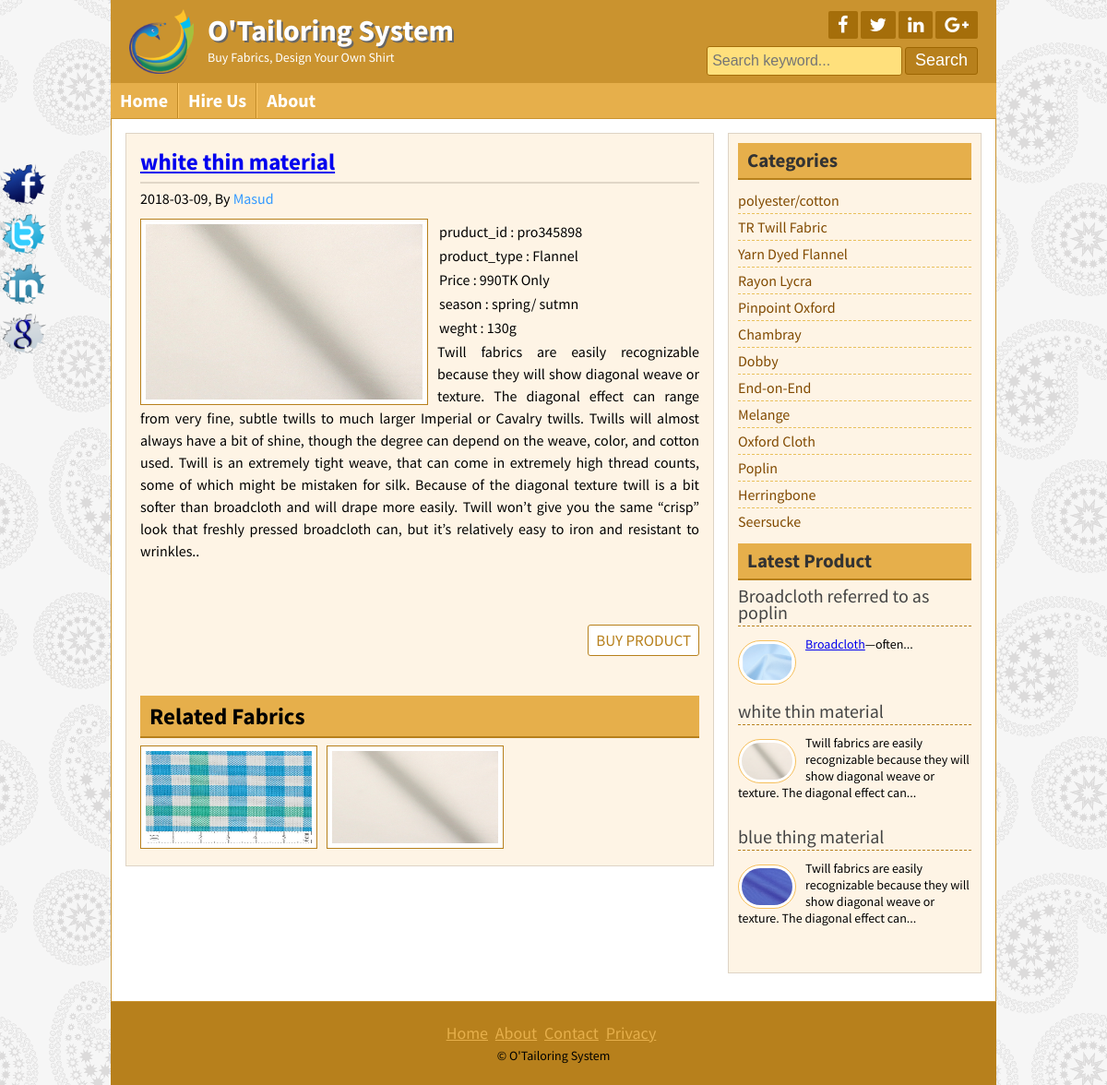
Page /post.php?product_id=pro345898 on the committed database.
### tables this page shows
CREATE TABLE `product` (
  `product_id` varchar(50) NOT NULL,
  `product_typeid` varchar(50) NOT NULL,
  `title` varchar(255) NOT NULL,
  `price` float NOT NULL,
  `body` text NOT NULL,
  `image` varchar(255) NOT NULL,
  `author` varchar(50) NOT NULL,
  `tags` varchar(255) NOT NULL,
  `ddate` date NOT NULL,
  `Season` varchar(50) NOT NULL,
  `weight` int(11) NOT NULL
);

CREATE TABLE `product_type` (
  `product_typeid` varchar(50) NOT NULL,
  `cid` int(11) NOT NULL,
  `product_type` varchar(100) NOT NULL
);

CREATE TABLE `catagory` (
  `catid` int(11) NOT NULL,
  `name` varchar(50) NOT NULL
);

### lib/Database.php (called while the page is built, shortened)
<?php
Class Database{
	public $host   = DB_HOST;
	public $user   = DB_USER;
	public $pass   = DB_PASS;
	public $dbname = DB_NAME;
	public $link;
	private function connectDB(){
	$this->link = new mysqli($this->host, $this->user, $this->pass, $this->dbname);
 }
	public function select($query){
		$result = $this->link->query($query) or die($this->link->error.__LINE__);
		if($result->num_rows > 0){
			return $result;
		} else {
			return false;
		}
	}
}

### helpers/format.php (called while the page is built, shortened)
<?php
class format{
     public function textShorten($text, $limit = 400)
    {
      $text = $text." ";
      $text =  substr($text, 0, $limit);
      $text = substr($text, 0, strrpos($text, ' '));
      $text = $text."...";
      return $text;
    }
}
 ?>

### post.php (the view)
<?php include "inc/header.php";?>
<?php
	if (!isset($_GET['product_id']) || $_GET['product_id'] == NULL)  {
		header("Location:404.php");
	}else{
		$product_id= $_GET['product_id'];
	}
 ?>
	<div class="contentsection contemplete clear">
		<div class="maincontent clear">
			<div class="about">
				<?php
						$query= "SELECT product.*, product_type.product_type, name
									FROM product, product_type, catagory
									WHERE product.product_typeid=product_type.product_typeid
									and product_type.cid=catagory.catid
									and product_id= '$product_id'";
						$post= $db->select($query);
						if ($post) {
							while ($result= $post->fetch_assoc()) {
					?>
				<h2><a href="post.php?product_id=<?php echo $result['product_id']; ?>"><?php echo $result['title']; ?></a></h2>
				<h4><?php echo $result['ddate']; ?>, By <a href="#"><?php echo $result['author']; ?></a></h4>
				<img src="admin/<?php echo $result['image']; ?>" alt="post image"/>
				 <table class="table-bordered">
					<tr>
						<td> <?php echo "pruduct_id  : ".$result['product_id'] ?></td></tr>
						<tr><td> <?php echo "product_type : ".$result['product_type'] ?></td></tr>
						<tr><td> <?php echo "Price : ".$result['price'].'TK Only' ?></td></tr>
						<tr><td> <?php echo "season : ".$result['Season'] ?></td></tr>
						<tr><td> <?php echo "weght : ".$result['weight']."g" ?></td></tr>
				</table>
				<?php echo $result['body'] ?> <br> <br> <br>
				<div class="readmore clear">
					<a href="contact.php?product_id=<?php echo $result['product_id']; ?>">BUY PRODUCT</a>
				</div> <br> <br> <br>
				<?php
				$product_typeid= $result['product_typeid'];
				?>
				<?php } ?>
				<div class="relatedpost clear">
					<h2>Related Fabrics</h2>
					<?php
						$queryrelated= "select * from product where product_typeid = '$product_typeid' order by product_id desc";
						$relatedpost= $db->select($queryrelated);
						if ($relatedpost) {
							while ($rresult= $relatedpost->fetch_assoc()) {
					?>
					<a href="post.php?product_id=<?php echo $rresult['product_id']; ?>"><img src="admin/<?php echo $rresult['image']; ?>" alt="post image"/></a>
					<?php } }  else {
						echo 'No Related Post Available';
					}
					?>
				</div>
				<?php }  else { header("Location:404.php");  } ?>
	</div>
		</div>
<?php include "inc/sidebar.php";?>
	</div>
<?php include "inc/footer.php";?>

### inc/sidebar.php
<div class="sidebar clear">
	<div class="samesidebar clear">
		<h2>Categories</h2>
		<ul>
		<?php
			$query= "select * from catagory";
			$post= $db->select($query);
			if ($post) {
				while ($result= $post->fetch_assoc()) {
				?>
				<li><a href="posts.php?catid=<?php echo $result['catid'] ;?>"><?php echo $result['name']; ?></a></li>
				<?php } } ?>
			</ul>
	</div>
	<div class="samesidebar clear">
		<marquee><h2>Latest Product</h2></marquee>
			<?php
				$query= "select * from product limit 3";
				$post= $db->select($query);
				if ($post) {
					while ($result= $post->fetch_assoc()) {
					 ?>
			<div class="popular clear">
				<h3><a href="post.php?product_id=<?php echo $result['product_id'] ?>"><?php echo $result['title'];?></a></h3>
				<a href="post.php?product_id=<?php echo $result['product_id'] ?>"><img src="admin/<?php echo $result['image']; ?>" alt="post image"/></a>
				<p><?php echo $fm->textShorten($result['body'],120); ?></p>
			</div>
			<?php } } else { header("Location:404.php");  } ?>
	</div>
</div>

### style.css (style rules this page uses)
* { margin:0;padding:0;outline:0 }
body { font-family: 'Source Sans Pro', sans-serif;font-size:14px;line-height:18px;color:#000;background:url(images/bg.png)repeat fixed 0 0 #fff; }
.contemplete { margin: 0 auto; width: 928px; }
.clear { overflow:hidden; }
.contentsection { background: #ffffff none repeat scroll 0 0; border: 1px solid #ca932f; padding: 15px; }
.maincontent { background: #fef4e5 none repeat scroll 0 0; border: 1px solid #ded4c5; float: left; margin: 0 15px 15px 0; padding: 8px 15px; width: 606px; }
.about { font-size: 16px; line-height: 24px; text-align: justify; }
.about img { background: #fff none repeat scroll 0 0; border: 1px solid #b7801c; float: left; height: 190px; margin-right: 10px; padding: 5px; width: 300px; }
.about p { font-size: 16px; line-height: 24px; margin-bottom: 10px; text-align: justify; }
.relatedpost h2 { background: #e6af4b none repeat scroll 0 0; border-bottom: 2px solid #b7801c !important; color: #000 !important; margin-bottom: 8px !important; margin-top: 15px; padding-left: 10px !important; }
.relatedpost img { height: 100px; margin-bottom: 10px; width: 180px; }
.samepost h2, .about h2 { border-bottom: 2px solid #e0d6c7; color: #ac7511; font-size: 25px; margin-bottom: 4px; padding: 10px 10px 10px 0; }
.samepost h4,.about h4 { font-weight: normal; margin-bottom: 10px; margin-top: 0; }
.samepost h4 a, .about h4 a { text-decoration:none;color:#3399FF; }
.readmore { float: right; margin-top: 10px; }
.readmore a { background: #fff none repeat scroll 0 0; border: 1px solid #b7801c; border-radius: 3px; color: #b7801c; display: block; font-size: 17px; padding: 4px 8px; text-decoration: none; }
.sidebar { background: #fef4e5 none repeat scroll 0 0; border: 1px solid #ded4c5; float: right; margin-bottom: 15px; margin-top: 0; padding: 10px; width: 253px; }
.samesidebar { margin-bottom: 10px; }
.samesidebar h2 { background: #e6af4b none repeat scroll 0 0; border-bottom: 2px solid #b7801c; color: #333; margin-bottom: 8px; padding: 10px; }
.samesidebar ul { padding:0;margin:0;list-style:none; }
.samesidebar ul li { border-bottom: 1px dashed #e9c05c; font-size: 16px; padding: 5px 8px 5px 0; }
.samesidebar ul li:last-child { border-bottom: 0px dashed #e9c05c; }
.samesidebar ul li a { color: #814a00; text-decoration: none; }
.samesidebar p { margin-bottom: 10px; }
.popular { margin-bottom: 20px; }
.popular h3 { border-bottom: 1px dashed #b7801c; font-size: 20px; font-weight: normal; margin-bottom: 10px; padding-bottom: 5px; }
.popular h3 a { text-decoration:none;color:#444 }
.popular img { background: #fff none repeat scroll 0 0; border: 1px solid #f6bf5b; border-radius: 30px; float: left; height: 40px; margin-right: 10px; margin-top: 5px; padding: 3px; width: 55px; }

### rows in the picture
product: title "white thin material", ddate "2018-03-09", author "Masud", image (picture), product_id "pro345898", product_typeid.product_type "Flannel", price "990", Season "spring/ sutmn", weight "130", body "Twill fabrics are easily recognizable because they will show diagonal weave or texture. The diagonal effect can range from very fine, subtle twills to much larger Imperial or Cavalry twills. Twills will almost always have a bit of shine, though the degree can depend on the weave, color, and cotton used. Twill is an extremely tight weave, that can come in extremely high thread counts, some of which might be mistaken for silk. Because of the diagonal texture twill is a bit softer than broadcloth and will drape more easily. Twill won’t give you the same “crisp” look that freshly pressed broadcloth can, but it’s relatively easy to iron and resistant to wrinkles..", body "Twill fabrics are easily recognizable because they will show diagonal weave or texture. The diagonal effect can..."
product: image (picture)
catagory: name "polyester/cotton"
catagory: name "TR Twill Fabric"
catagory: name "Yarn Dyed Flannel"
catagory: name "Rayon Lycra"
catagory: name "Pinpoint Oxford"
catagory: name "Chambray"
catagory: name "Dobby"
catagory: name "End-on-End"
catagory: name "Melange"
catagory: name "Oxford Cloth"
catagory: name "Poplin"
catagory: name "Herringbone"
catagory: name "Seersucke"
product: title "Broadcloth referred to as poplin", image (picture), body "Broadcloth —often..."
product: title "blue thing material", image (picture), body "Twill fabrics are easily recognizable because they will show diagonal weave or texture. The diagonal effect can..."
